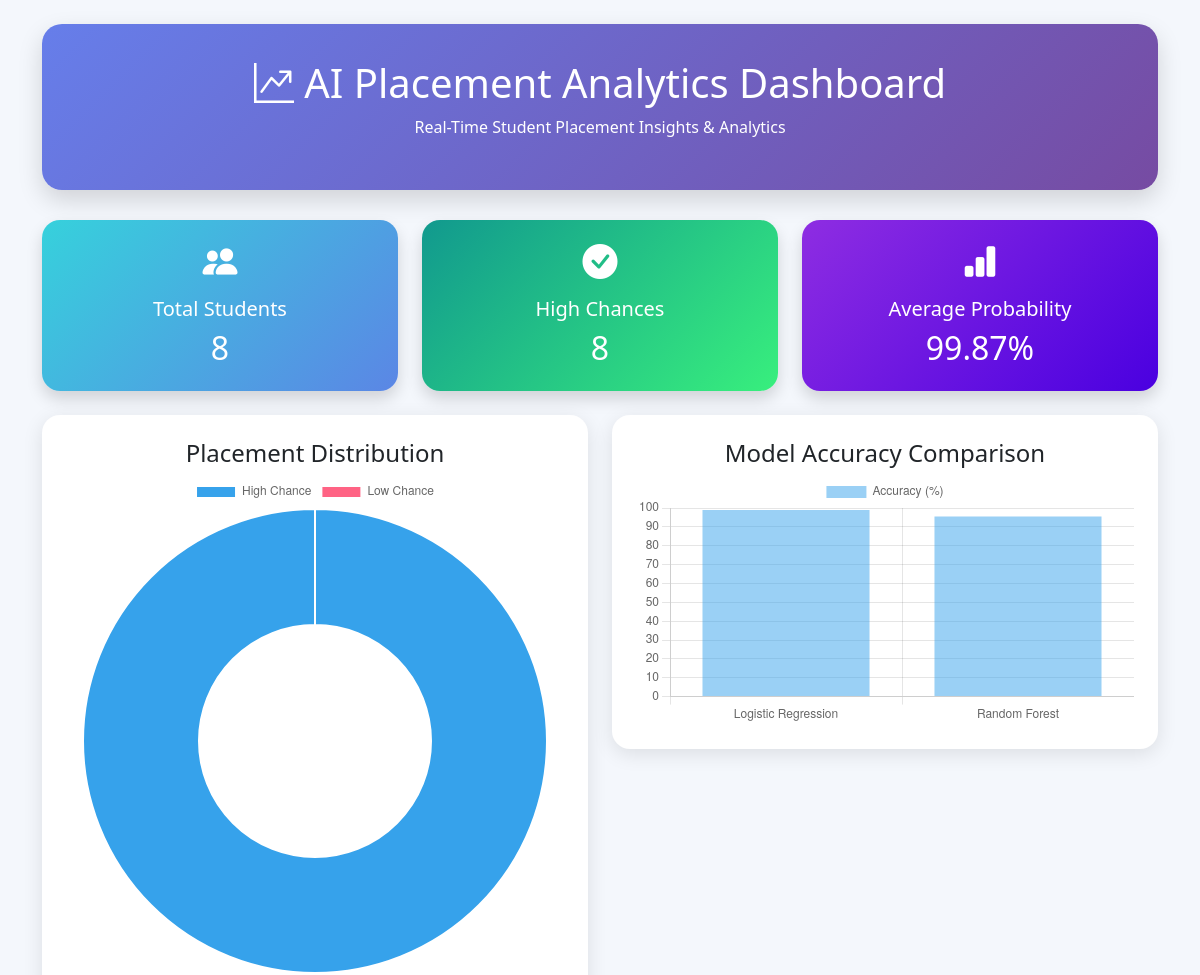
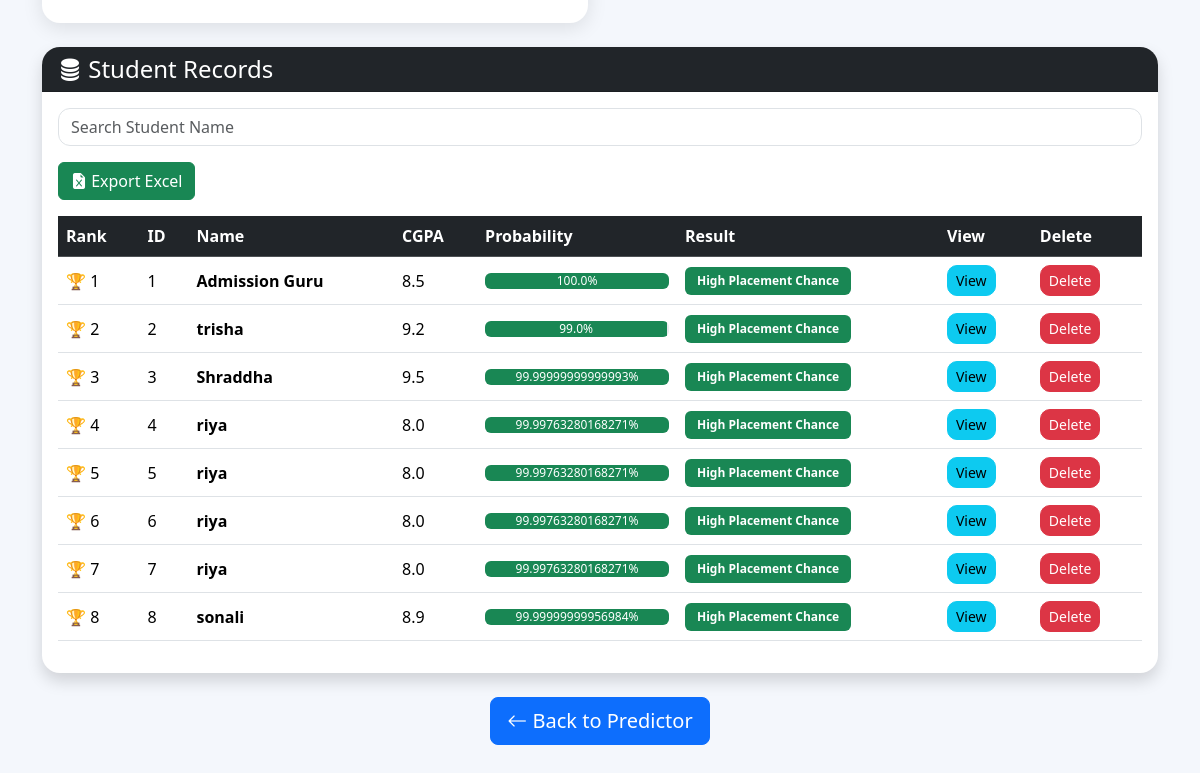
Page /dashboard on the earlier database version (2 pictures, top to bottom).
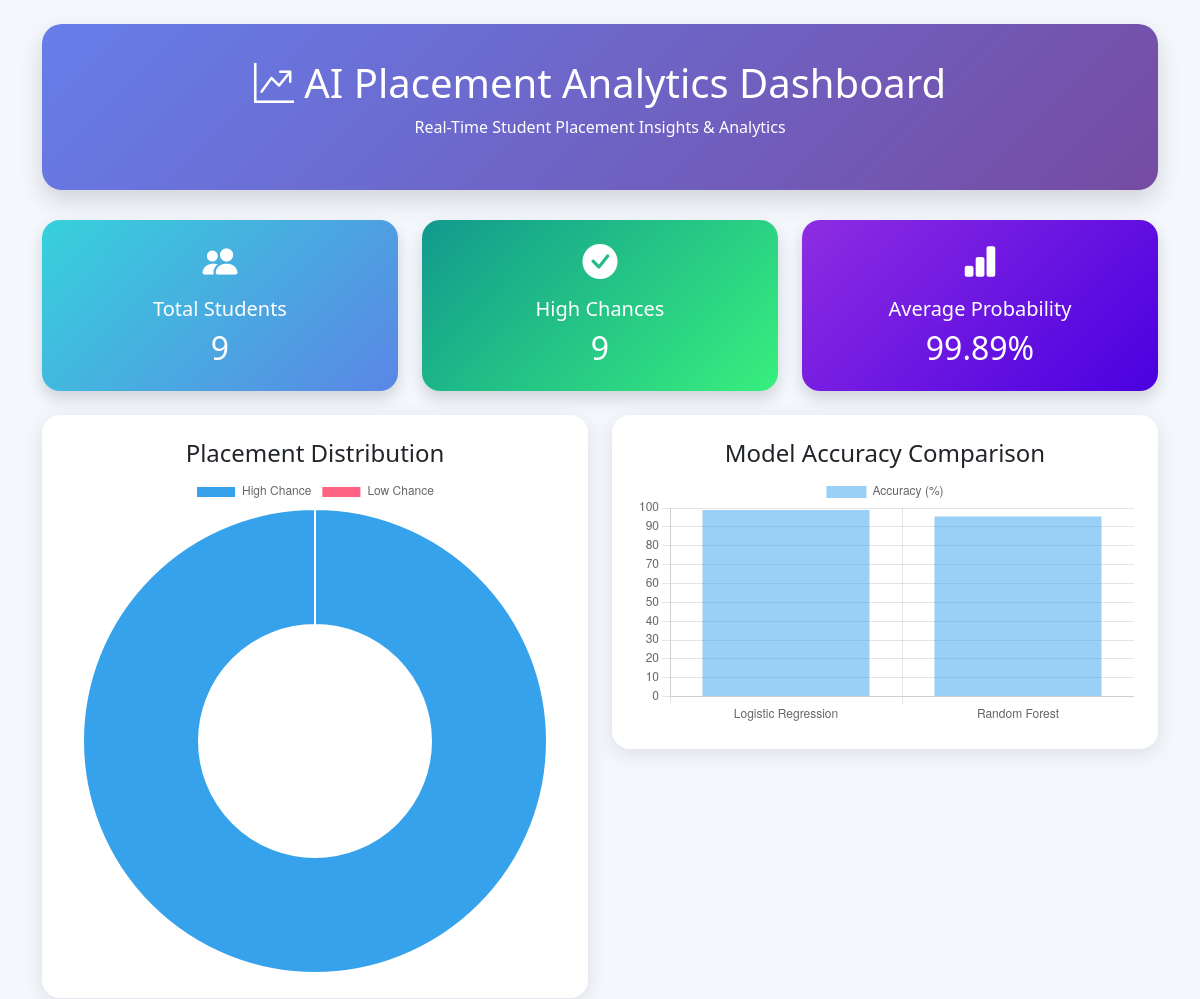
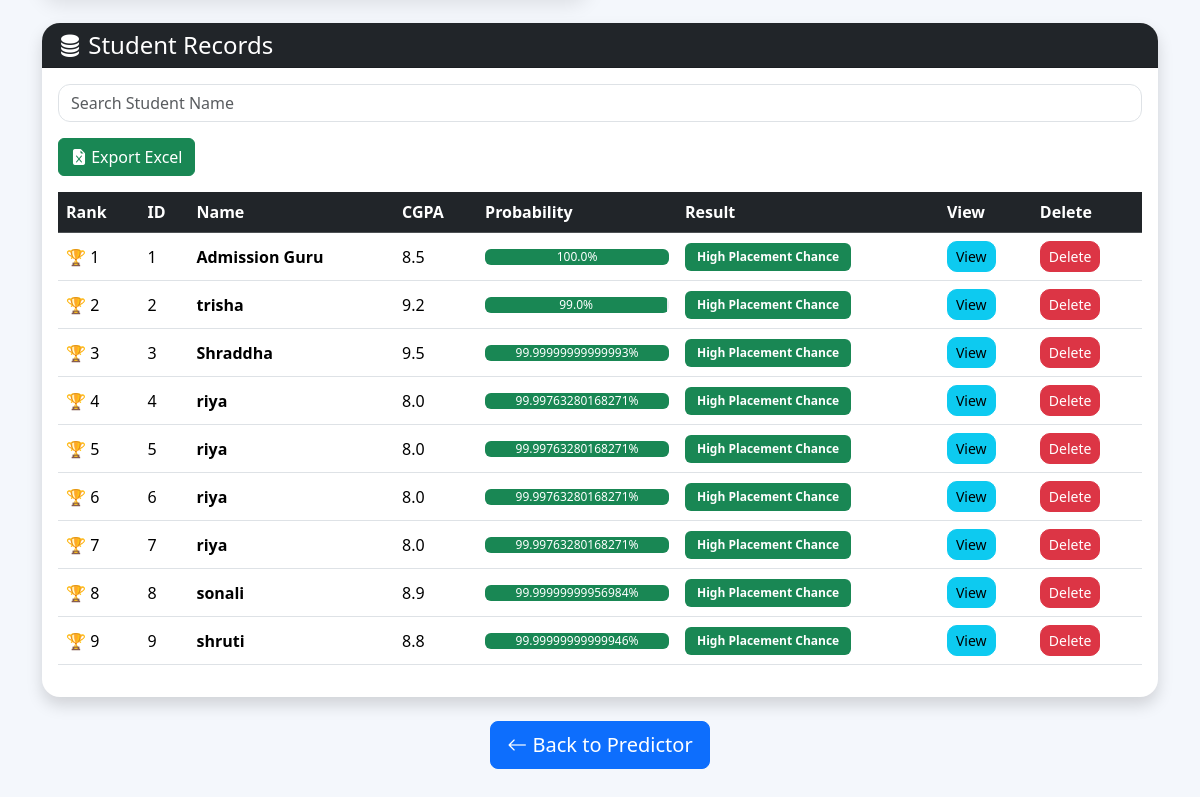
Same page on the later database version (2 pictures, top to bottom).
### tables this page shows
CREATE TABLE students(
    id INTEGER PRIMARY KEY AUTOINCREMENT,
    name TEXT,
    cgpa REAL,
    aptitude INTEGER,
    communication INTEGER,
    projects INTEGER,
    internships INTEGER,
    certifications INTEGER,
    dsa INTEGER,
    probability REAL,
    result TEXT
);

### app.py (the view)
@app.route("/dashboard")
def dashboard():
    lr_accuracy = 99
    rf_accuracy = 95.5
    search = request.args.get("search")
    conn = sqlite3.connect("students.db")
    cursor = conn.cursor()
    if search:
        cursor.execute("""
        SELECT * FROM students
        ORDER BY probability DESC
        """)
    else:
        cursor.execute("SELECT * FROM students")
    students = cursor.fetchall()
    cursor.execute("""
        SELECT COUNT(*)
        FROM students
        WHERE result='High Placement Chance'
    """)
    high = cursor.fetchone()[0]
    cursor.execute("""
        SELECT COUNT(*)
        FROM students
        WHERE result='Low Placement Chance'
    """)
    low = cursor.fetchone()[0]
    cursor.execute("""
        SELECT AVG(probability)
        FROM students
    """)
    avg_probability = cursor.fetchone()[0]
    conn.close()
    if avg_probability is None:
        avg_probability = 0
    return render_template(
        "dashboard.html",
        students=students,
        high=high,
        low=low,
        avg_probability=round(avg_probability, 2),
        lr_accuracy=lr_accuracy,
        rf_accuracy=rf_accuracy
    )

### templates/dashboard.html (shortened to what this page needs)
<!DOCTYPE html>
<html lang="en">
<head>
<link href="https://cdn.jsdelivr.net/npm/bootstrap@5.3.3/dist/css/bootstrap.min.css"
      rel="stylesheet">
<link rel="stylesheet"
      href="https://cdn.jsdelivr.net/npm/bootstrap-icons@1.11.3/font/bootstrap-icons.css">
</head>
<body>
<div class="container mt-4">
    <div class="dashboard-header">
        <h1>
            <i class="bi bi-graph-up-arrow"></i>
            AI Placement Analytics Dashboard
        </h1>
        <p class="mt-2">
            Real-Time Student Placement Insights & Analytics
        </p>
    </div>
    <div class="row g-4">
        <div class="col-md-4">
            <div class="card stat-card card-blue shadow">
                <div class="card-body text-center">
                    <i class="bi bi-people-fill icon"></i>
                    <h5 class="mt-2">
                        Total Students
                    </h5>
                    <h2>
                        {{ students|length }}
                    </h2>
                </div>
            </div>
        </div>
        <div class="col-md-4">
            <div class="card stat-card card-green shadow">
                <div class="card-body text-center">
                    <i class="bi bi-check-circle-fill icon"></i>
                    <h5 class="mt-2">
                        High Chances
                    </h5>
                    <h2>
                        {{ high }}
                    </h2>
                </div>
            </div>
        </div>
        <div class="col-md-4">
            <div class="card stat-card card-purple shadow">
                <div class="card-body text-center">
                    <i class="bi bi-bar-chart-fill icon"></i>
                    <h5 class="mt-2">
                        Average Probability
                    </h5>
                    <h2>
                        {{ avg_probability }}%
                    </h2>
                </div>
            </div>
        </div>
    </div>
    <div class="row mt-4">
        <div class="col-md-6">
            <div class="card chart-card p-4">
                <h4 class="text-center">
                    Placement Distribution
                </h4>
                <canvas id="placementChart"></canvas>
            </div>
        </div>
        <div class="col-md-6">
            <div class="card chart-card p-4">
                <h4 class="text-center">
                    Model Accuracy Comparison
                </h4>
                <canvas id="accuracyChart"></canvas>
            </div>
        </div>
    </div>
    <div class="card table-card shadow mt-4">
        <div class="card-header bg-dark text-white">
            <h4 class="mb-0">
                <i class="bi bi-database-fill"></i>
                Student Records
            </h4>
        </div>
        <div class="card-body">
            <form method="GET"
                  action="/dashboard"
                  class="mb-3">
                <input type="text"
                       name="search"
                       class="form-control search-box"
                       placeholder="Search Student Name">
            </form>
            <a href="/export"
               class="btn btn-success mb-3">
               <i class="bi bi-file-earmark-excel-fill"></i>
               Export Excel
            </a>
            <div class="table-responsive">
            <table class="table table-hover align-middle">
                <thead class="table-dark">
                <tr>
                    <th>Rank</th>
                    <th>ID</th>
                    <th>Name</th>
                    <th>CGPA</th>
                    <th>Probability</th>
                    <th>Result</th>
                    <th>View</th>
                    <th>Delete</th>
                </tr>
                </thead>
                <tbody>
                {% for student in students %}
                <tr>
                    <td>
                        🏆 {{ loop.index }}
                    </td>
                    <td>{{ student[0] }}</td>
                    <td>
                        <strong>{{ student[1] }}</strong>
                    </td>
                    <td>{{ student[2] }}</td>
                    <td>
                        <div class="progress">
                            <div class="progress-bar bg-success"
                                 style="width: {{ student[9] }}%;">
                                {{ student[9] }}%
                            </div>
                        </div>
                    </td>
                    <td>
                        {% if "High" in student[10] %}
                        <span class="badge badge-high">
                            {{ student[10] }}
                        </span>
                        {% else %}
                        <span class="badge badge-low">
                            {{ student[10] }}
                        </span>
                        {% endif %}
                    </td>
                    <td>
                        <a href="/student/{{ student[0] }}"
                           class="btn btn-info btn-sm action-btn">
                            View
                        </a>
                    </td>
                    <td>
                        <a href="/delete/{{ student[0] }}"
                           class="btn btn-danger btn-sm action-btn">
                            Delete
                        </a>
                    </td>
                </tr>
                {% endfor %}
                </tbody>
            </table>
            </div>
        </div>
    </div>
    <div class="text-center mt-4 mb-5">
        <a href="/"
           class="btn btn-primary btn-lg">
            <i class="bi bi-arrow-left"></i>
            Back to Predictor
        </a>
    </div>
</div>
<script>
const placementCtx =
document.getElementById('placementChart');
new Chart(placementCtx,{
    type:'doughnut',
    data:{
        labels:['High Chance','Low Chance'],
        datasets:[{
            data:[{{ high }},{{ low }}]
        }]
    }
});
const accuracyCtx =
document.getElementById('accuracyChart');
new Chart(accuracyCtx,{
    type:'bar',
    data:{
        labels:[
            'Logistic Regression',
            'Random Forest'
        ],
        datasets:[{
            label:'Accuracy (%)',
            data:[
                {{ lr_accuracy }},
                {{ rf_accuracy }}
            ]
        }]
    }
});
</script>
</body>
</html>

### templates/dashboard.html (style rules this page uses)
body { background:#f4f7fc; font-family:'Segoe UI',sans-serif; }
.dashboard-header { background:linear-gradient(135deg,#667eea,#764ba2); color:white; border-radius:20px; padding:35px; text-align:center; margin-bottom:30px; box-shadow:0 10px 25px rgba(0,0,0,0.15); }
.stat-card { border:none; border-radius:18px; color:white; transition:0.3s; }
.card-blue { background:linear-gradient(135deg,#36d1dc,#5b86e5); }
.card-green { background:linear-gradient(135deg,#11998e,#38ef7d); }
.card-purple { background:linear-gradient(135deg,#8e2de2,#4a00e0); }
.icon { font-size:35px; }
.chart-card { border:none; border-radius:18px; box-shadow:0 5px 20px rgba(0,0,0,0.1); }
.table-card { border:none; border-radius:18px; overflow:hidden; }
.search-box { border-radius:12px; }
.badge-high { background:#198754; padding:8px 12px; }
.action-btn { border-radius:10px; }

Differences in the rows shown:
added students: id "9", name "shruti", cgpa "8.8", probability "99.99999999999946", result "High Placement Chance"
Other differences:
{{ students|length }}: "8" → "9"
{{ high }}: "8" → "9"
{{ avg_probability }}: "99.87" → "99.89"
